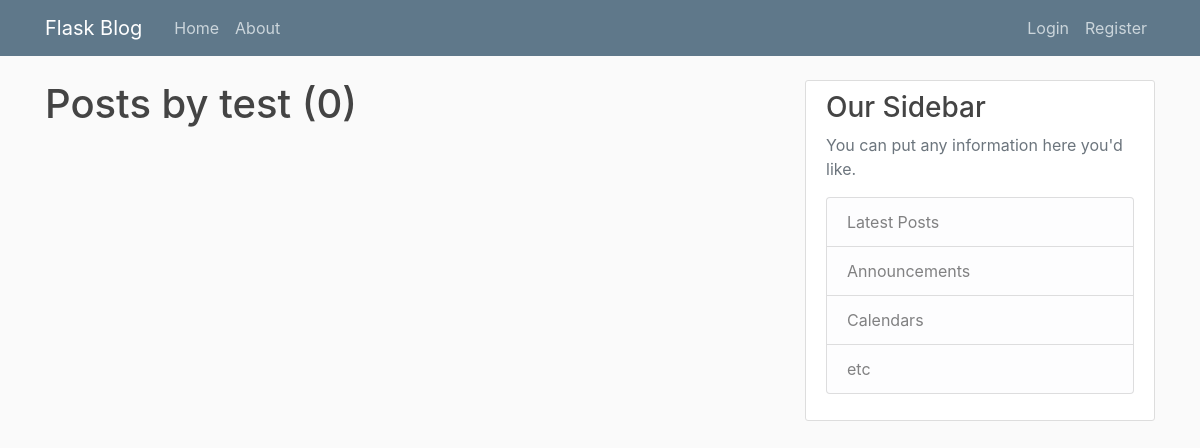
The app's page /user/test, older data.
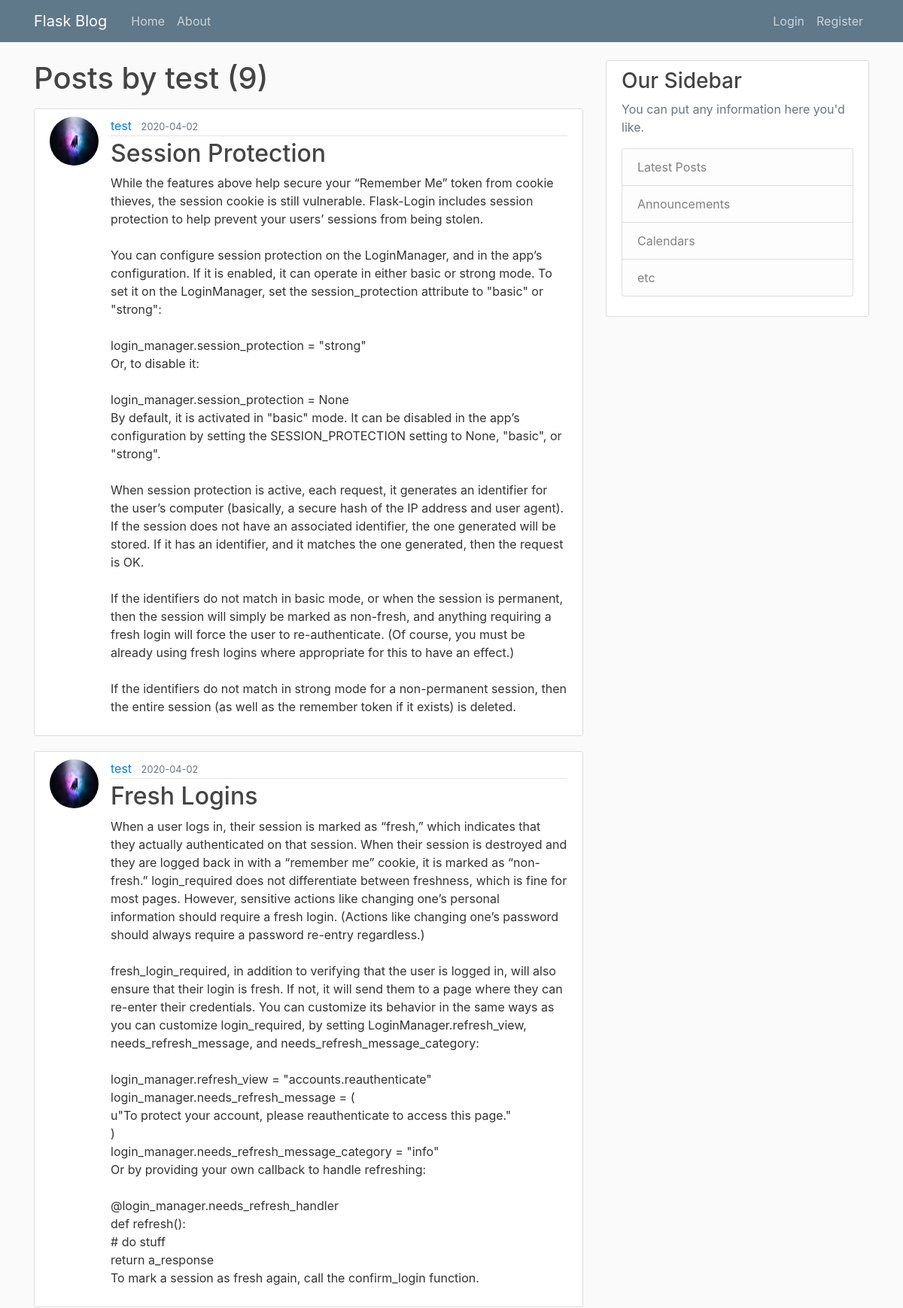
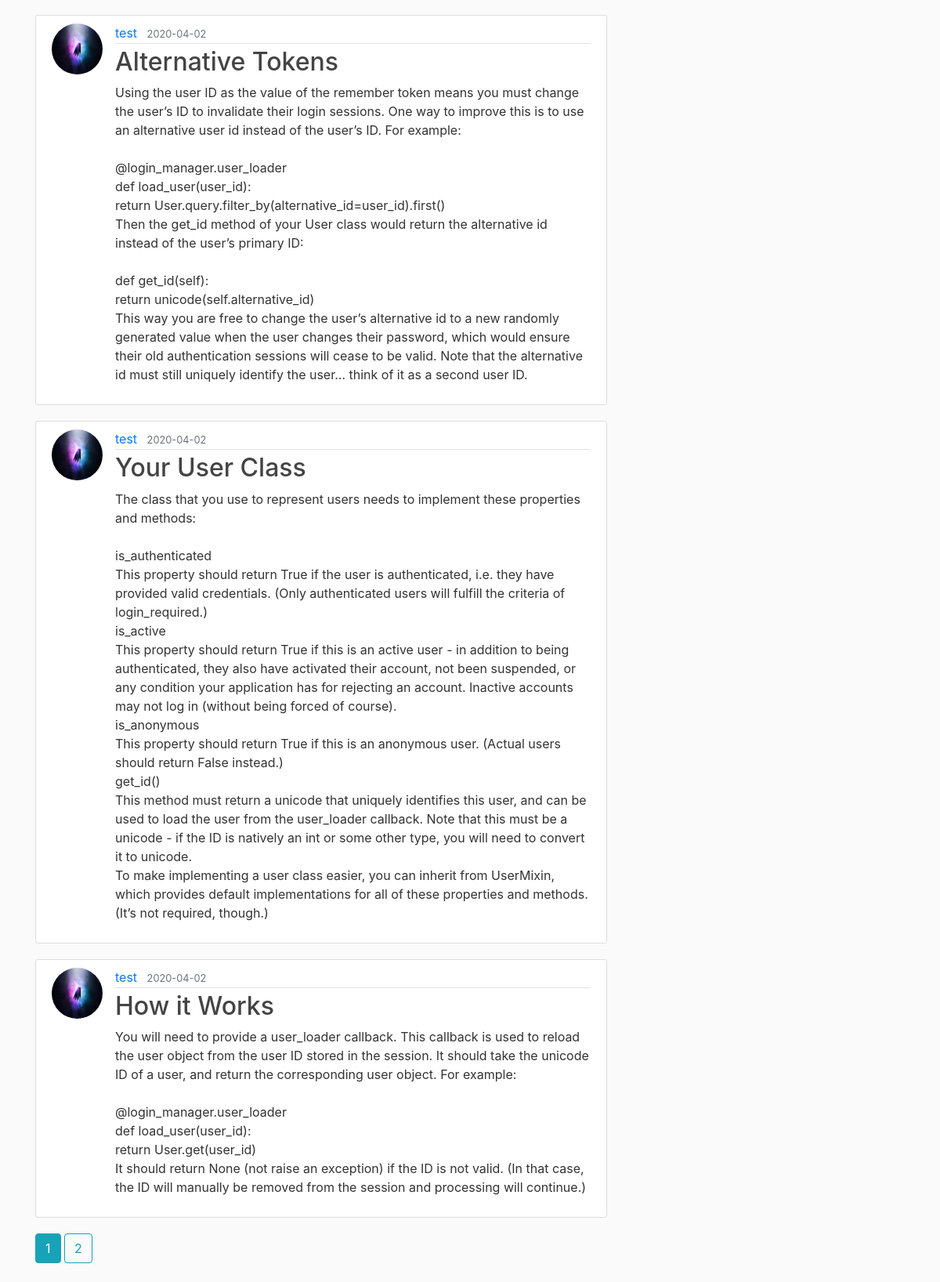
The same page, newer data (2 pictures, top to bottom).
### flaskblog/models.py (models this page shows, shortened)
class Post(db.Model):
    id = db.Column(db.Integer, primary_key=True)
    title = db.Column(db.String(100), nullable=False)
    date_posted = db.Column(db.DateTime, nullable=False,default=datetime.utcnow)
    content = db.Column(db.Text, nullable=False)
    user_id = db.Column(db.Integer, db.ForeignKey('user.id'),nullable=False)

class User(db.Model, UserMixin):
    id = db.Column(db.Integer, primary_key=True)
    username = db.Column(db.String(20), unique=True, nullable=False)
    email = db.Column(db.String(120), unique=True, nullable=False)
    image_file = db.Column(db.String(20), nullable=False, default='default.jpg')
    password = db.Column(db.String(60),nullable=False)
    posts = db.relationship('Post',backref='author',lazy=True)

### flaskblog/users/routes.py (the view)
@users.route("/user/<string:username>")
def user_posts(username):
    page = request.args.get('page', 1, type=int)
    user = User.query.filter_by(username=username).first_or_404()
    posts = Post.query.filter_by(author=user)\
        .order_by(Post.date_posted.desc())\
        .paginate(page=page, per_page=5)
    return render_template('user_posts.html', posts=posts, user=user)

### flaskblog/templates/user_posts.html
{% extends "layout.html" %}
{% block content %}
<h1 class="mb-3">Posts by {{ user.username }} ({{ posts.total }})</h1>
{% for post in posts.items %}
<article class="media content-section">
    <img class="rounded-circle article-img"
        src="{{ url_for('static', filename='profile_pics/'+post.author.image_file) }}">
    <div class="media-body">
        <div class="article-metadata">
            <a class="mr-2" href="{{ url_for('users.user_posts', username=post.author.username) }}">{{ post.author.username }}</a>
            <small class="text-muted">{{ post.date_posted.strftime("%Y-%m-%d") }}</small>
        </div>
        <h2><a class="article-title" href="{{ url_for('posts.post',post_id=post.id) }}">{{ post.title }}</a></h2>
        <p class="article-content">{{ post.content }}</p>
    </div>
</article>
{% endfor %}
{% for page_num in posts.iter_pages(left_edge=1, right_edge=1, left_current=1, right_current=2) %}
{% if page_num %}
    {% if posts.page == page_num %}
        <a class="btn btn-info mb-4" href="{{ url_for('users.user_posts',username=user.username ,page=page_num) }}">{{ page_num }}</a>
    {% else %}
        <a class="btn btn-outline-info mb-4" href="{{ url_for('users.user_posts',username=user.username ,page=page_num) }}">{{ page_num }}</a>
    {% endif %}
{% else %}
    ...
{% endif %}
{% endfor %}
{% endblock content %}

Row changes from the older to the newer data that the page shows:
added Post: image_file (picture), author.username "test", date_posted "2020-04-02", title "Session Protection", content "While the features above help secure your “Remember Me” token from cookie thieves, the session cookie is still vulnerable. Flask-Login includes session protection to help prevent your users’ sessions from being stolen. You can configure session protection on the LoginManager, and in the app’s configuration. If it is enabled, it can operate in either basic or strong mode. To set it on the LoginManager, set the session_protection attribute to \"basic\" or \"strong\": login_manager.session_protection = \"strong\" Or, to disable it: login_manager.session_protection = None By default, it is activated in \"basic\" mode. It can be disabled in the app’s configuration by setting the SESSION_PROTECTION…"
added Post: image_file (picture), author.username "test", date_posted "2020-04-02", title "Fresh Logins", content "When a user logs in, their session is marked as “fresh,” which indicates that they actually authenticated on that session. When their session is destroyed and they are logged back in with a “remember me” cookie, it is marked as “non-fresh.” login_required does not differentiate between freshness, which is fine for most pages. However, sensitive actions like changing one’s personal information should require a fresh login. (Actions like changing one’s password should always require a password re-entry regardless.) fresh_login_required, in addition to verifying that the user is logged in, will also ensure that their login is fresh. If not, it will send them to a page where they can re-enter…"
added Post: image_file (picture), author.username "test", date_posted "2020-04-02", title "Alternative Tokens", content "Using the user ID as the value of the remember token means you must change the user’s ID to invalidate their login sessions. One way to improve this is to use an alternative user id instead of the user’s ID. For example: @login_manager.user_loader def load_user(user_id): return User.query.filter_by(alternative_id=user_id).first() Then the get_id method of your User class would return the alternative id instead of the user’s primary ID: def get_id(self): return unicode(self.alternative_id) This way you are free to change the user’s alternative id to a new randomly generated value when the user changes their password, which would ensure their old authentication sessions will cease to be…"
added Post: image_file (picture), author.username "test", date_posted "2020-04-02", title "Your User Class", content "The class that you use to represent users needs to implement these properties and methods: is_authenticated This property should return True if the user is authenticated, i.e. they have provided valid credentials. (Only authenticated users will fulfill the criteria of login_required.) is_active This property should return True if this is an active user - in addition to being authenticated, they also have activated their account, not been suspended, or any condition your application has for rejecting an account. Inactive accounts may not log in (without being forced of course). is_anonymous This property should return True if this is an anonymous user. (Actual users should return False…"
added Post: image_file (picture), author.username "test", date_posted "2020-04-02", title "How it Works", content "You will need to provide a user_loader callback. This callback is used to reload the user object from the user ID stored in the session. It should take the unicode ID of a user, and return the corresponding user object. For example: @login_manager.user_loader def load_user(user_id): return User.get(user_id) It should return None (not raise an exception) if the ID is not valid. (In that case, the ID will manually be removed from the session and processing will continue.)"
Text that changed along with them:
{{ posts.total }}: "0" → "9"
new list line: "1"
new list line: "2"
